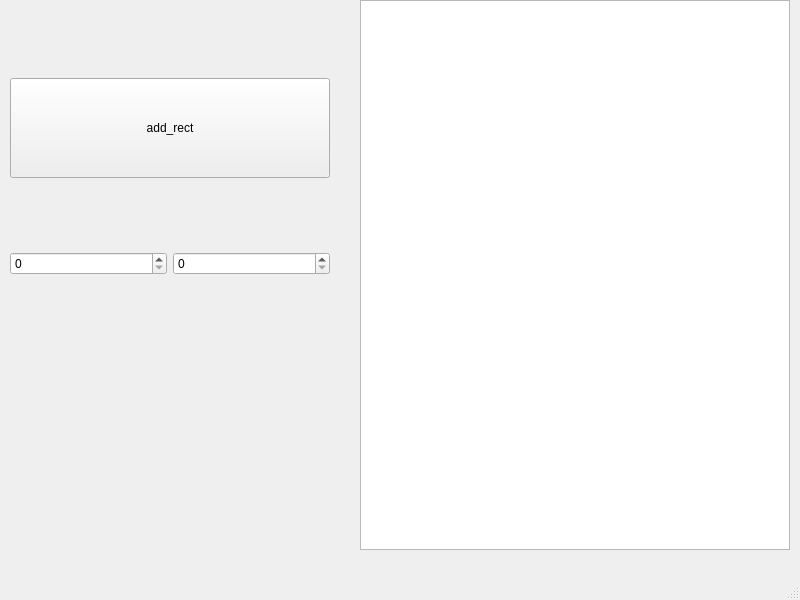
<?xml version="1.0" encoding="UTF-8"?>
<ui version="4.0">
 <class>MainWindow</class>
 <widget class="QMainWindow" name="MainWindow">
  <property name="geometry">
   <rect>
    <x>0</x>
    <y>0</y>
    <width>800</width>
    <height>600</height>
   </rect>
  </property>
  <property name="windowTitle">
   <string>MainWindow</string>
  </property>
  <widget class="QWidget" name="centralwidget">
   <widget class="QGraphicsView" name="board_view">
    <property name="geometry">
     <rect>
      <x>360</x>
      <y>0</y>
      <width>430</width>
      <height>550</height>
     </rect>
    </property>
   </widget>
   <widget class="QWidget" name="verticalLayoutWidget">
    <property name="geometry">
     <rect>
      <x>10</x>
      <y>10</y>
      <width>320</width>
      <height>334</height>
     </rect>
    </property>
    <layout class="QVBoxLayout" name="verticalLayout">
     <item>
      <widget class="QPushButton" name="add_rect">
       <property name="minimumSize">
        <size>
         <width>0</width>
         <height>100</height>
        </size>
       </property>
       <property name="text">
        <string>add_rect</string>
       </property>
      </widget>
     </item>
     <item>
      <layout class="QHBoxLayout" name="horizontalLayout">
       <item>
        <widget class="QSpinBox" name="x_spin_box"/>
       </item>
       <item>
        <widget class="QSpinBox" name="y_spin_box"/>
       </item>
      </layout>
     </item>
    </layout>
   </widget>
  </widget>
  <widget class="QMenuBar" name="menubar">
   <property name="geometry">
    <rect>
     <x>0</x>
     <y>0</y>
     <width>800</width>
     <height>20</height>
    </rect>
   </property>
  </widget>
  <widget class="QStatusBar" name="statusbar"/>
 </widget>
 <resources/>
 <connections/>
</ui>
